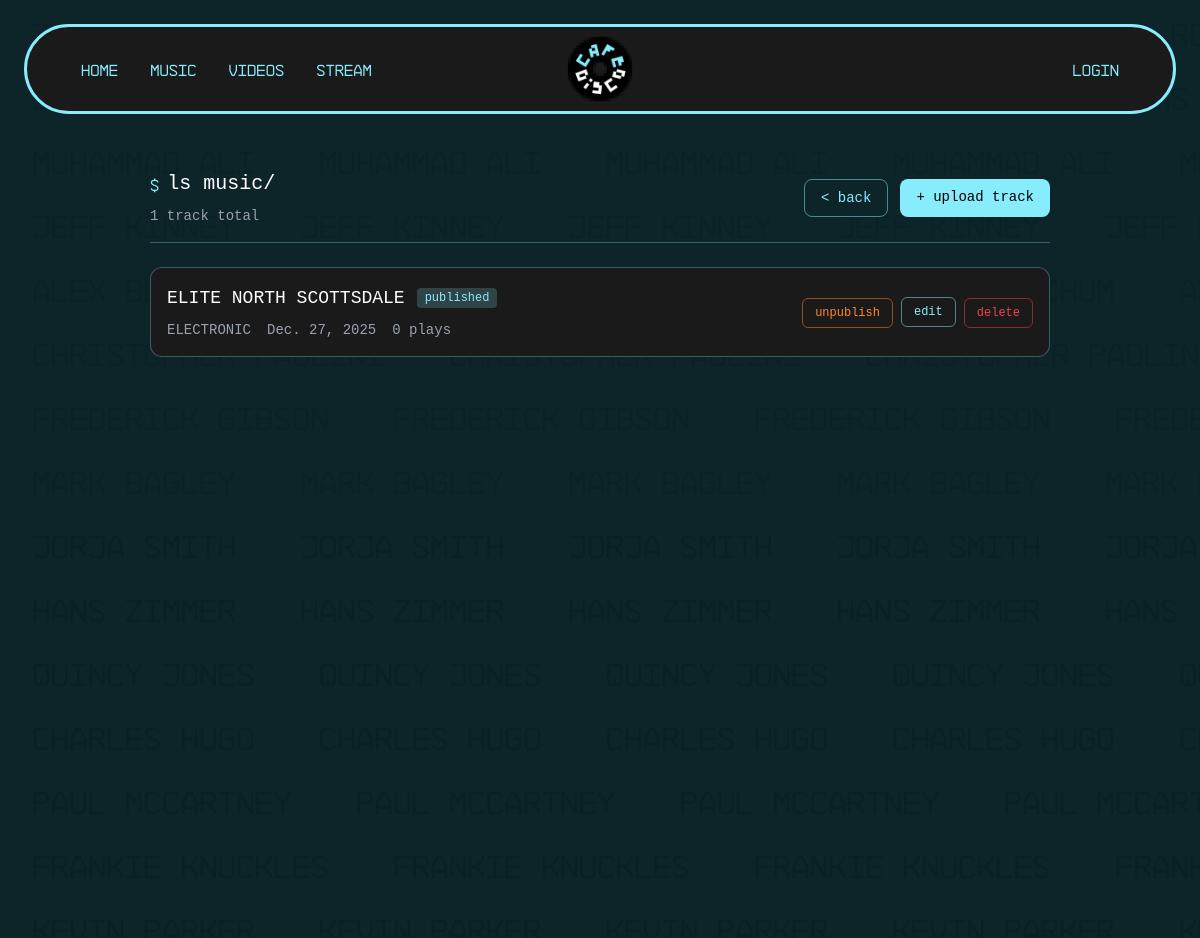
The app's page /dashboard/music/ (signed in) with its own data.
### portfolio/models.py (models this page shows, shortened)
class MusicTrack(models.Model):
    title = models.CharField(max_length=200)
    genre = models.CharField(max_length=100, blank=True)
    release_date = models.DateField(null=True, blank=True)
    duration = models.DurationField(null=True, blank=True, help_text="Auto-calculated from file")
    audio_file = models.FileField(
        upload_to='music/',
        validators=[FileExtensionValidator(allowed_extensions=['wav', 'mp3'])],
        help_text="Upload .wav or .mp3 file (max 100MB)"
    )
    cover_art = models.ImageField(
        upload_to='music/covers/',
        null=True,
        blank=True,
        help_text="Album artwork (optional)"
    )
    is_published = models.BooleanField(default=True)
    play_count = models.IntegerField(default=0, editable=False)
    created_at = models.DateTimeField(auto_now_add=True)
    updated_at = models.DateTimeField(auto_now=True)
    class Meta:
        ordering = ['-release_date', '-created_at']
        verbose_name_plural = "Music Tracks"

### portfolio/views.py (the view)
# urls.py: path('dashboard/music/', views.music_list, name='music_list'),
@login_required
def music_list(request):
    tracks = MusicTrack.objects.all().order_by('-created_at')
    return render(request, "dashboard/music_list.html", {'tracks': tracks})

### portfolio/context_processors.py (called while the page is built)
def background_scroller_names(request):
    session_key = 'scroller_names'
    if session_key not in request.session:
        selected_names = random.sample(SCROLLER_NAME_POOL, SCROLLER_DISPLAY_COUNT)
        request.session[session_key] = selected_names
    return {
        'scroller_names': request.session[session_key]
    }

### portfolio/templates/dashboard/music_list.html (shortened to what this page needs)
{% extends "base.html" %}
{% block content %}
<div class="flex justify-center px-4 py-8">
    <div style="width: 100%; max-width: 900px;">
        <div class="mb-6 pb-4" style="border-bottom: 1px solid oklch(88.716% 0.09711 208.766 / 0.3);">
            <div class="flex items-center justify-between flex-wrap gap-4">
                <div>
                    <div class="flex items-center gap-2 mb-2">
                        <span style="color: oklch(88.716% 0.09711 208.766);">$</span>
                        <span class="font-mono text-white text-xl">ls music/</span>
                    </div>
                    <p class="font-mono text-sm text-gray-400">{{ tracks|length }} track{% if tracks|length != 1 %}s{% endif %} total</p>
                </div>
                <div class="flex gap-3">
                    <a href="{% url 'portfolio:dashboard' %}"
                       class="px-4 py-2 font-mono text-sm"
                       style="color: oklch(88.716% 0.09711 208.766); border: 1px solid oklch(88.716% 0.09711 208.766 / 0.5); border-radius: 0.5rem; transition: all 0.2s;"
                       onmouseover="this.style.borderColor='oklch(88.716% 0.09711 208.766)'"
                       onmouseout="this.style.borderColor='oklch(88.716% 0.09711 208.766 / 0.5)'">
                        &lt; back
                    </a>
                    <a href="{% url 'portfolio:music_add' %}"
                       class="px-4 py-2 font-mono text-sm"
                       style="background-color: oklch(88.716% 0.09711 208.766); color: #000; border-radius: 0.5rem; transition: background-color 0.2s;"
                       onmouseover="this.style.backgroundColor='oklch(78.716% 0.09711 208.766)'"
                       onmouseout="this.style.backgroundColor='oklch(88.716% 0.09711 208.766)'">
                        + upload track
                    </a>
                </div>
            </div>
        </div>
        {% if tracks %}
        <div class="space-y-3">
            {% for track in tracks %}
            <div class="p-4" style="background-color: #1a1a1a; border: 1px solid oklch(88.716% 0.09711 208.766 / 0.3); border-radius: 0.75rem;">
                <div class="flex items-center justify-between flex-wrap gap-4">
                    <div class="flex-1 min-w-0">
                        <div class="flex items-center gap-3 mb-2">
                            <span class="font-mono text-white text-lg truncate">{{ track.title }}</span>
                            {% if track.is_published %}
                            <span class="px-2 py-0.5 font-mono text-xs" style="background-color: oklch(88.716% 0.09711 208.766 / 0.2); color: oklch(88.716% 0.09711 208.766); border-radius: 0.25rem;">published</span>
                            {% else %}
                            <span class="px-2 py-0.5 font-mono text-xs" style="background-color: oklch(74.443% 0.17237 51.252 / 0.2); color: oklch(74.443% 0.17237 51.252); border-radius: 0.25rem;">draft</span>
                            {% endif %}
                        </div>
                        <div class="flex items-center gap-4 font-mono text-sm text-gray-400">
                            {% if track.genre %}<span>{{ track.genre }}</span>{% endif %}
                            {% if track.release_date %}<span>{{ track.release_date }}</span>{% endif %}
                            <span>{{ track.play_count }} plays</span>
                        </div>
                    </div>
                    <div class="flex items-center gap-2">
                        <form method="POST" action="{% url 'portfolio:music_toggle' track.pk %}" style="display: inline;">
                            <button type="submit" class="px-3 py-1.5 font-mono text-xs cursor-pointer"
                                    style="color: {% if track.is_published %}oklch(74.443% 0.17237 51.252){% else %}oklch(88.716% 0.09711 208.766){% endif %}; border: 1px solid {% if track.is_published %}oklch(74.443% 0.17237 51.252 / 0.5){% else %}oklch(88.716% 0.09711 208.766 / 0.5){% endif %}; border-radius: 0.375rem; background: transparent; transition: all 0.2s;">
                                {% if track.is_published %}unpublish{% else %}publish{% endif %}
                            </button>
                        </form>
                        <a href="{% url 'portfolio:music_edit' track.pk %}"
                           class="px-3 py-1.5 font-mono text-xs"
                           style="color: oklch(88.716% 0.09711 208.766); border: 1px solid oklch(88.716% 0.09711 208.766 / 0.5); border-radius: 0.375rem; transition: all 0.2s;">
                            edit
                        </a>
                        <form method="POST" action="{% url 'portfolio:music_delete' track.pk %}"
                              style="display: inline;"
                              onsubmit="return confirm('Delete &quot;{{ track.title }}&quot;? This cannot be undone.');">
                            <button type="submit" class="px-3 py-1.5 font-mono text-xs cursor-pointer"
                                    style="color: #ef4444; border: 1px solid rgba(239, 68, 68, 0.5); border-radius: 0.375rem; background: transparent; transition: all 0.2s;">
                                delete
                            </button>
                        </form>
                    </div>
                </div>
            </div>
            {% endfor %}
        </div>
        {% endif %}
    </div>
</div>
{% endblock content %}

### records on screen
MusicTrack: title "ELITE NORTH SCOTTSDALE", is_published "published", genre "ELECTRONIC", release_date "Dec. 27, 2025", play_count "0"

### other values on screen
{{ tracks|length }} "1"
